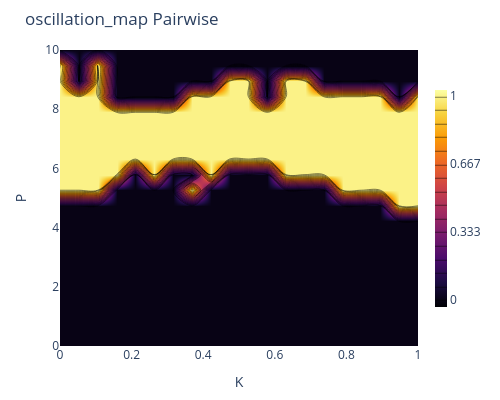
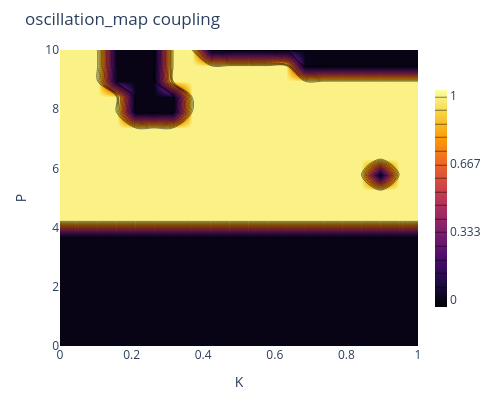
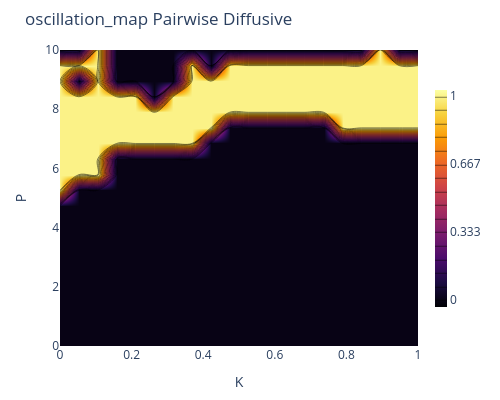
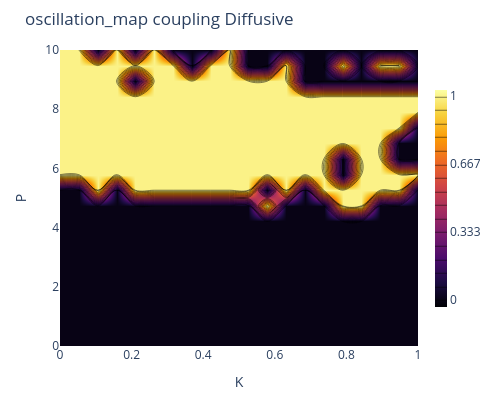

Notebook code for these charts, in order:
### Markdown cell above
### Generate Comparison Figures

Create comprehensive comparison visualizations showing how different coupling architectures lead to higher-order statistical structure emergence.

### Code cell
for m in metrics:
    plot_metrics_contour(pairwise[m] , pairwise["P"], pairwise["K3"], title=f"{m} Pairwise",y_label="P")
    plot_metrics_contour(couplin[m] , pairwise["P"], pairwise["K3"], title=f"{m} coupling",y_label="P")
    plot_metrics_contour(pairwise_diffusive[m] , pairwise["P"], pairwise["K3"], title=f"{m} Pairwise Diffusive",y_label="P")
    plot_metrics_contour(couplin_diffusive[m] , pairwise["P"], pairwise["K3"], title=f"{m} coupling Diffusive",y_label="P")

### Figure 1 — Plotly figure (JSON) as saved in the notebook; plotly's stock layout.template omitted (floating-point values rounded to 4 significant figures; data arrays with more than 128 entries replaced by an {"elided": "..."} marker saying what was removed)
{"data": [{"colorbar": {"len": 0.8, "thickness": 12}, "colorscale": [[0, "#000004"], [0.1111, "#1b0c41"], [0.2222, "#4a0c6b"], [0.3333, "#781c6d"], [0.4444, "#a52c60"], [0.5556, "#cf4446"], [0.6667, "#ed6925"], [0.7778, "#fb9b06"], [0.8889, "#f7d13d"], [1, "#fcffa4"]], "contours": {"coloring": "heatmap", "end": 1, "showlines": true, "size": 0.06667, "start": 0}, "type": "contour", "x": [0.0, 0.05263, 0.1053, 0.1579, 0.2105, 0.2632, 0.3158, 0.3684, 0.4211, 0.4737, 0.5263, 0.5789, 0.6316, 0.6842, 0.7368, 0.7895, 0.8421, 0.8947, 0.9474, 1.0], "y": [0.0, 0.5263, 1.053, 1.579, 2.105, 2.632, 3.158, 3.684, 4.211, 4.737, 5.263, 5.789, 6.316, 6.842, 7.368, 7.895, 8.421, 8.947, 9.474, 10.0], "z": {"elided": "20x20 int values"}}], "layout": {"height": 400, "margin": {"b": 50, "l": 60, "r": 40, "t": 50}, "title": {"text": "oscillation_map Pairwise"}, "width": 500, "xaxis": {"title": {"text": "K"}}, "yaxis": {"title": {"text": "P"}}}}

### Figure 2 — Plotly figure (JSON) as saved in the notebook; plotly's stock layout.template omitted (floating-point values rounded to 4 significant figures; data arrays with more than 128 entries replaced by an {"elided": "..."} marker saying what was removed)
{"data": [{"colorbar": {"len": 0.8, "thickness": 12}, "colorscale": [[0, "#000004"], [0.1111, "#1b0c41"], [0.2222, "#4a0c6b"], [0.3333, "#781c6d"], [0.4444, "#a52c60"], [0.5556, "#cf4446"], [0.6667, "#ed6925"], [0.7778, "#fb9b06"], [0.8889, "#f7d13d"], [1, "#fcffa4"]], "contours": {"coloring": "heatmap", "end": 1, "showlines": true, "size": 0.06667, "start": 0}, "type": "contour", "x": [0.0, 0.05263, 0.1053, 0.1579, 0.2105, 0.2632, 0.3158, 0.3684, 0.4211, 0.4737, 0.5263, 0.5789, 0.6316, 0.6842, 0.7368, 0.7895, 0.8421, 0.8947, 0.9474, 1.0], "y": [0.0, 0.5263, 1.053, 1.579, 2.105, 2.632, 3.158, 3.684, 4.211, 4.737, 5.263, 5.789, 6.316, 6.842, 7.368, 7.895, 8.421, 8.947, 9.474, 10.0], "z": {"elided": "20x20 int values"}}], "layout": {"height": 400, "margin": {"b": 50, "l": 60, "r": 40, "t": 50}, "title": {"text": "oscillation_map coupling"}, "width": 500, "xaxis": {"title": {"text": "K"}}, "yaxis": {"title": {"text": "P"}}}}

### Figure 3 — Plotly figure (JSON) as saved in the notebook; plotly's stock layout.template omitted (floating-point values rounded to 4 significant figures; data arrays with more than 128 entries replaced by an {"elided": "..."} marker saying what was removed)
{"data": [{"colorbar": {"len": 0.8, "thickness": 12}, "colorscale": [[0, "#000004"], [0.1111, "#1b0c41"], [0.2222, "#4a0c6b"], [0.3333, "#781c6d"], [0.4444, "#a52c60"], [0.5556, "#cf4446"], [0.6667, "#ed6925"], [0.7778, "#fb9b06"], [0.8889, "#f7d13d"], [1, "#fcffa4"]], "contours": {"coloring": "heatmap", "end": 1, "showlines": true, "size": 0.06667, "start": 0}, "type": "contour", "x": [0.0, 0.05263, 0.1053, 0.1579, 0.2105, 0.2632, 0.3158, 0.3684, 0.4211, 0.4737, 0.5263, 0.5789, 0.6316, 0.6842, 0.7368, 0.7895, 0.8421, 0.8947, 0.9474, 1.0], "y": [0.0, 0.5263, 1.053, 1.579, 2.105, 2.632, 3.158, 3.684, 4.211, 4.737, 5.263, 5.789, 6.316, 6.842, 7.368, 7.895, 8.421, 8.947, 9.474, 10.0], "z": {"elided": "20x20 int values"}}], "layout": {"height": 400, "margin": {"b": 50, "l": 60, "r": 40, "t": 50}, "title": {"text": "oscillation_map Pairwise Diffusive"}, "width": 500, "xaxis": {"title": {"text": "K"}}, "yaxis": {"title": {"text": "P"}}}}

### Figure 4 — Plotly figure (JSON) as saved in the notebook; plotly's stock layout.template omitted (floating-point values rounded to 4 significant figures; data arrays with more than 128 entries replaced by an {"elided": "..."} marker saying what was removed)
{"data": [{"colorbar": {"len": 0.8, "thickness": 12}, "colorscale": [[0, "#000004"], [0.1111, "#1b0c41"], [0.2222, "#4a0c6b"], [0.3333, "#781c6d"], [0.4444, "#a52c60"], [0.5556, "#cf4446"], [0.6667, "#ed6925"], [0.7778, "#fb9b06"], [0.8889, "#f7d13d"], [1, "#fcffa4"]], "contours": {"coloring": "heatmap", "end": 1, "showlines": true, "size": 0.06667, "start": 0}, "type": "contour", "x": [0.0, 0.05263, 0.1053, 0.1579, 0.2105, 0.2632, 0.3158, 0.3684, 0.4211, 0.4737, 0.5263, 0.5789, 0.6316, 0.6842, 0.7368, 0.7895, 0.8421, 0.8947, 0.9474, 1.0], "y": [0.0, 0.5263, 1.053, 1.579, 2.105, 2.632, 3.158, 3.684, 4.211, 4.737, 5.263, 5.789, 6.316, 6.842, 7.368, 7.895, 8.421, 8.947, 9.474, 10.0], "z": {"elided": "20x20 int values"}}], "layout": {"height": 400, "margin": {"b": 50, "l": 60, "r": 40, "t": 50}, "title": {"text": "oscillation_map coupling Diffusive"}, "width": 500, "xaxis": {"title": {"text": "K"}}, "yaxis": {"title": {"text": "P"}}}}
